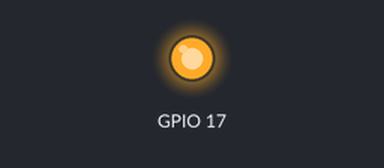
Bench run of a program on a simulated Raspberry Pi (BCM pin numbers). On the bench: output pins drawn as LEDs (lit = HIGH). The clock reads 2024-03-15 10:24:30 at power-on unless the program sets it; databases and web services accept everything at once and return nothing; what the program prints to the terminal is not drawn. At 0.0 s the program stops and its outputs stay as they are.

Above: at 0.1 s.
Timing chart, 0 to 1.5 s (numbered marks = the images above):
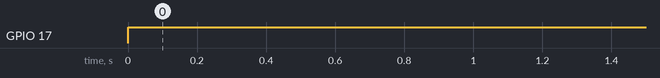

The program:

stop.py
```python
#!/usr/bin/python3
import RPi.GPIO as GPIO
import board
import busio
from pymongo import MongoClient
import datetime
GPIO.setmode(GPIO.BCM)
GPIO.setwarnings(False)
GPIO.setup(17, GPIO.OUT)
GPIO.output(17, True)
url = 'mongodb+srv://tsvetanovemil87:W6nnG4AX2hJBCVNR@cluster0.jfxqd29.mongodb.net/?retryWrites=true&w=majority'
client = MongoClient(url)
db = client.room
collection = db.fan
query_data = {
        'time': datetime.datetime.now(),
        'log': 'Fas has been stopped'
}
result = collection.insert_one(query_data)
client.close()
print("OFF")
```

Measured:
- by itself, GPIO 17: LOW → HIGH at 0.00 s
